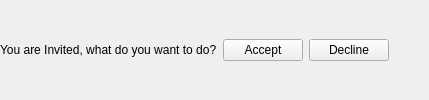
      <widget class="QWidget" name="mInvitationBar" native="true">
       <layout class="QHBoxLayout" name="horizontalLayout_10">
        <property name="leftMargin">
         <number>0</number>
        </property>
        <property name="topMargin">
         <number>0</number>
        </property>
        <property name="rightMargin">
         <number>0</number>
        </property>
        <property name="bottomMargin">
         <number>0</number>
        </property>
        <item>
         <widget class="QLabel" name="label_7">
          <property name="text">
           <string comment="@info">You are Invited, what do you want to do?</string>
          </property>
         </widget>
        </item>
        <item>
         <widget class="QPushButton" name="mAcceptInvitationButton">
          <property name="toolTip">
           <string comment="@info:tooltip">Accept the invitation</string>
          </property>
          <property name="whatsThis">
           <string comment="@info:whatsthis">Click this button to accept the invitation.</string>
          </property>
          <property name="text">
           <string comment="@action:button Accept an invitation">Accept</string>
          </property>
         </widget>
        </item>
        <item>
         <widget class="QPushButton" name="mDeclineInvitationButton">
          <property name="text">
           <string comment="@action:button decline an invitation">Decline</string>
          </property>
         </widget>
        </item>
        <item>
         <spacer name="horizontalSpacer_13">
          <property name="orientation">
           <enum>Qt::Horizontal</enum>
          </property>
          <property name="sizeHint" stdset="0">
           <size>
            <width>40</width>
            <height>20</height>
           </size>
          </property>
         </spacer>
        </item>
       </layout>
      </widget>
